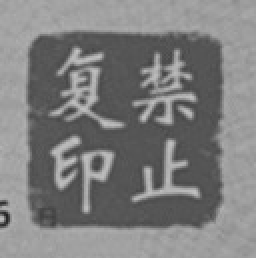
#> input picture rematch_jinzhifuyin/first_train/rematch_watermask_template_bigger_1.jpg, 128 x 129 px, found by its file name (shown 2 times larger)
$ python add_rematch_watermask_self.py   (older library calls are emulated)
#> lines starting #> are read from the running program, lines starting #| are printed output that depends on the picture; pictures that were not available may be replaced by others from this repository, and a replacement may not be noted
#> further down, roi_im is the input picture: PIL image 128x129 RGB; min 35, max 194, mean 126.2
#! encoding:utf-8
from multiprocessing import Pool
import os
import numpy as np
import random
import cv2
from PIL import Image, ImageFont, ImageDraw, ImageStat, ImageEnhance, ImageFilter  # 导入模块
from PIL import ImageFile

ImageFile.LOAD_TRUNCATED_IMAGES = True

range_thr = {'12210-11983': 0.0,
             '11983-11899': 0.1,
             '11899-10881': 0.2,
             '10881-9006': 0.3,
             '9006-6943': 0.4,
             '6943-4996': 0.5,
             '4996-3427': 0.6,
             '3427-2239': 0.7,
             '2239-1435': 0.8,
             '1435-894': 0.9,
             '894-566': 1.0,
             '566-372': 1.1,
             '372-251': 1.2,
             '251-175': 1.3,
             '175-125': 1.4,
             '125-99': 1.5,
             '99-79': 1.6,
             '79-63': 1.7}


def getImageVar(imgPath):
    image = cv2.imread(imgPath)
    img2gray = cv2.cvtColor(image, cv2.COLOR_BGR2GRAY)
    imageVar = cv2.Laplacian(img2gray, cv2.CV_64F).var()
    return imageVar


class MyGaussianBlur(ImageFilter.Filter):
    name = "GaussianBlur"

    def __init__(self, radius=2, bounds=None):
        self.radius = radius
        self.bounds = bounds

    def filter(self, image):
        if self.bounds:
            clips = image.crop(self.bounds).gaussian_blur(self.radius)
            image.paste(clips, self.bounds)
            return image
        else:
            return image.gaussian_blur(self.radius)


def add_img_to_image(image, roi_img, b_thr, p, Gaussian_thr):
    new_img = Image.new('RGBA', (image.size[0], image.size[1]), (0, 0, 0, 0))
    new_img.paste(image)
    rgba_image = new_img.convert('RGBA')
    text_overlay = Image.new('RGBA', rgba_image.size, (255, 255, 255, 0))
    image_draw = ImageDraw.Draw(text_overlay)
    bright_random = min(random.randint(b_thr + 10, b_thr + 25), 190)
    x = max(int(np.random.normal(10, 5)), 0)
    y = max(int(np.random.normal(10, 5)), 0)
    if x > width - roi_img.size[0] - 1:
        x = width - roi_img.size[0] - 1
    if y > height - roi_img.size[1] - 1:
        y = height - roi_img.size[1] - 1
    p_new = (p[0] + x, p[1] + y)
    for i in range(roi_img.size[0]):
        for j in range(roi_img.size[1]):
            roi_pixel = roi_img.getpixel((i, j))
            if i in range(10, roi_img.size[0] - 10) and j in range(10, roi_img.size[1] - 10):
                if roi_pixel[0] > 150:
                    image_draw.point((i + p_new[0], j + p_new[1]), fill=(
                        max(0, int(roi_pixel[0] - bright_random / 5)),
                        max(0, int(roi_pixel[1] - bright_random / 5)),
                        max(0, int(roi_pixel[2] - bright_random / 5)), bright_random - int(Gaussian_thr * 10)))
                else:
                    image_draw.point((i + p_new[0], j + p_new[1]), fill=(
                        max(0, int(roi_pixel[0] - bright_random / 3)),
                        max(0, int(roi_pixel[1] - bright_random / 3)),
                        max(0, int(roi_pixel[2] - bright_random / 3)), bright_random - int(Gaussian_thr * 10)))
            elif roi_pixel[0] < 195:
                image_draw.point((i + p_new[0], j + p_new[1]), fill=(
                    max(0, int(roi_pixel[0] - bright_random / 3)),
                    max(0, int(roi_pixel[1] - bright_random / 3)),
                    max(0, int(roi_pixel[2] - bright_random / 3)), bright_random - int(Gaussian_thr * 10)))
    # [4 lines of commented-out code are left out]
    enh_sha = ImageEnhance.Sharpness(text_overlay)
    sharpness = bright_random / 80
    text_overlay = enh_sha.enhance(sharpness)
    # text_over = new_.filter(ImageFilter.CONTOUR)
    # text_overlay = Image.alpha_composite(text_over, text_overlay)
    # text_overlay = transforms.ColorJitter(brightness=0.1, contrast=0.1, saturation=0, hue=0)(text_overlay)
    text_overlay = text_overlay.filter(MyGaussianBlur(radius=min(0, Gaussian_thr - 0.2)))
    image_merge = Image.alpha_composite(rgba_image, text_overlay)
    # 裁切图片
    image_with_text = image_merge.crop((p[0], p[1], p[0] + width, p[1] + height))
    # text_over.show()
    return image_with_text


def judge_in_area(h, w, x, y, pt):
    if ((x in range(pt[0], pt[0] + width)) and (y in range(pt[1], pt[1] + height))) or x > w or y > h:
        return False
    return True

    # 将图像转化为二值化图像


def transfer_bin_img(img_path):
    threshold = random.randint(130, 210)
    img = Image.open(img_path)

    # 模式L”为灰色图像，它的每个像素用8个bit表示，0表示黑，255表示白，其他数字表示不同的灰度。
    Img = img.convert('L')
    table = []
    for i in range(256):
        if i < threshold:
            table.append(0)
        else:
            table.append(1)
    photo = Img.point(table, '1')
    return photo


def gen_run(img_n):
#> called with img_n = '00a0d1ba365f44f280a2adc22edf8c5e_0.jpg'
    print(img_n)
    img_path = os.path.join(choose_img_path, img_n)
    img_rgb = cv2.imread(img_path)
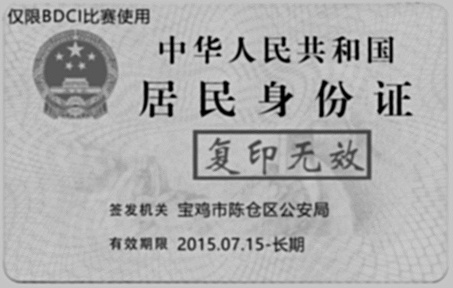
#> input picture Train_DataSet_final/00a0d1ba365f44f280a2adc22edf8c5e_0.jpg, 453 x 288 px
#> img_rgb is the input picture: shape (288, 453, 3); min 0, max 221, mean 172.7
    img_gray = cv2.cvtColor(img_rgb, cv2.COLOR_BGR2GRAY)
    template = cv2.imread(roi_img_path, 0)
#> template: shape (129, 128); min 35, max 194, mean 126.2
    res = cv2.matchTemplate(img_gray, template, cv2.TM_CCOEFF_NORMED)
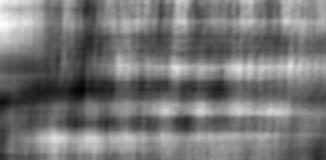
#> res: shape (160, 326) float32; min -0.251, max 0.329, mean 0.0174; drawn with min black and max white
    min_v, max_v, min_pt, max_pt = cv2.minMaxLoc(res)
#> min_v = -0.251; max_v = 0.329; min_pt = (81, 89); max_pt = (0, 23)
    origin_img = Image.open(img_path)
    var = getImageVar(img_path)
#> in getImageVar, `imageVar = cv2.Laplacian(img2gray, cv2.CV_64F).var()`: imageVar = 356.5
#> var = 356.5
    min_ = 63
    for range_t in range_thr:
        items = range_t.split("-")
        max_ = int(items[0]) + 1
        min_ = int(items[1]) - 1
        if int(var) in range(min_, max_):
            Gaussian_thr = range_thr[range_t]
            break
        if var > max_:
            Gaussian_thr = 0
    if var < min_:
        Gaussian_thr = 1.8
    h, w = origin_img.size[1], origin_img.size[0]
#> h = 288; w = 453
    if max_v < tp_threshold:
        print(img_path, "template failed!!")
        if not im_flag:
            return
        else:
            max_pt = (w, h)
#> max_pt = (453, 288)
    im = origin_img.convert('L')
    start = ImageStat.Stat(im)
    bright_thr = int(start.mean[0])
#> bright_thr = 172
    count = 0
    for bad_img in bad_imgs:
        roi2_img_path = os.path.join(bad_templates_path, bad_img)
        roi_im_bin = Image.open(roi2_img_path)
        for x in range(random.randint(10, 200), w - width, random.randint(80, 200)):
            for y in range(random.randint(10, 200), h - height, random.randint(80, 150)):
                if judge_in_area(h, w, x, y, max_pt) and judge_in_area(h, w, x + width, y, max_pt) and \
                        judge_in_area(h, w, x, y + height, max_pt) and judge_in_area(h, w, x + width, y + height,
                                                                                     max_pt):
                    new_pt = (x, y)
                    if count % 10 < train_thr * 10:
                        target_path = os.path.join(train_path, img_n[:-4] + "_" + str(count) + ".jpg")
                    elif count % 10 < (train_thr + val_thr) * 10:
                        target_path = os.path.join(val_path, img_n[:-4] + "_" + str(count) + ".jpg")
                    else:
                        target_path = os.path.join(test_path, img_n[:-4] + "_" + str(count) + ".jpg")
                    im_after = add_img_to_image(origin_img, roi_im_bin, bright_thr, new_pt, Gaussian_thr)
                    img_bef = origin_img.crop((new_pt[0], new_pt[1], new_pt[0] + width,
                                               new_pt[1] + height))
                    new_img = Image.new("RGB", (width * 2, height))
                    new_img.paste(im_after, (0, 0))
                    new_img.paste(img_bef, (width, 0))
                    # exit()
                    new_img.save(target_path)
                    count += 1
#> this loop made 1 pass
#> pass 1, in add_img_to_image, `text_overlay = enh_sha.enhance(sharpness)`:
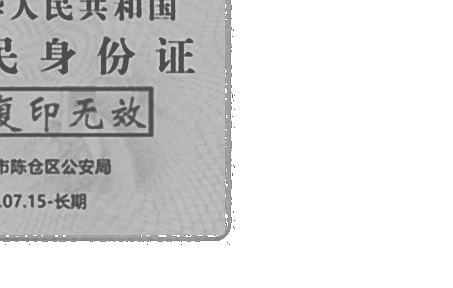
#> text_overlay: PIL image 453x288 RGBA; mean R, G, B, A 200.9, 200.9, 200.9, 75.9; transparent parts drawn white
#> after the loop, count = 0


if __name__ == "__main__":
    im_flag = True  # true 为打复赛的水印
    ttf_path = "./huawenxinwei.ttf"
    ori_img_path = '../../Train_DataSet_final'  # 原始用于训练图片的路径
    choose_img_path = "../../Train_DataSet_final"  # 挑选出来的图片的路径
    roi_img_path = '/mnt/data/mwq_dir/mwq/rematch_watermask_template_bigger_1.jpg'  # 带水印的模板路径
    dst_path = "./rematch_jinzhifuyin_data_for_first_train"  # 目的路径
    bad_templates_path = "./bad_templates"
    bad_imgs = os.listdir(bad_templates_path)
    train_path = os.path.join(dst_path, "train")  # 用于训练的图片
    test_path = os.path.join(dst_path, "test")
    val_path = os.path.join(dst_path, "val")
    if not os.path.exists(os.path.join(dst_path, "train")):
        os.makedirs(os.path.join(dst_path, "train"))
    if not os.path.exists(os.path.join(dst_path, "test")):
        os.makedirs(os.path.join(dst_path, "test"))
    if not os.path.exists(os.path.join(dst_path, "val")):
        os.makedirs(os.path.join(dst_path, "val"))
    roi_im = Image.open(roi_img_path)
    width, height = roi_im.size[0], roi_im.size[1]
    tp_threshold = 0.5
    train_thr = 0.8
    val_thr = 0.1
    test_thr = 0.1
    ori_img_names = os.listdir(choose_img_path)
    for img_name in ori_img_names:
#> (the run stopped early here; a loop or call above may not have finished)
